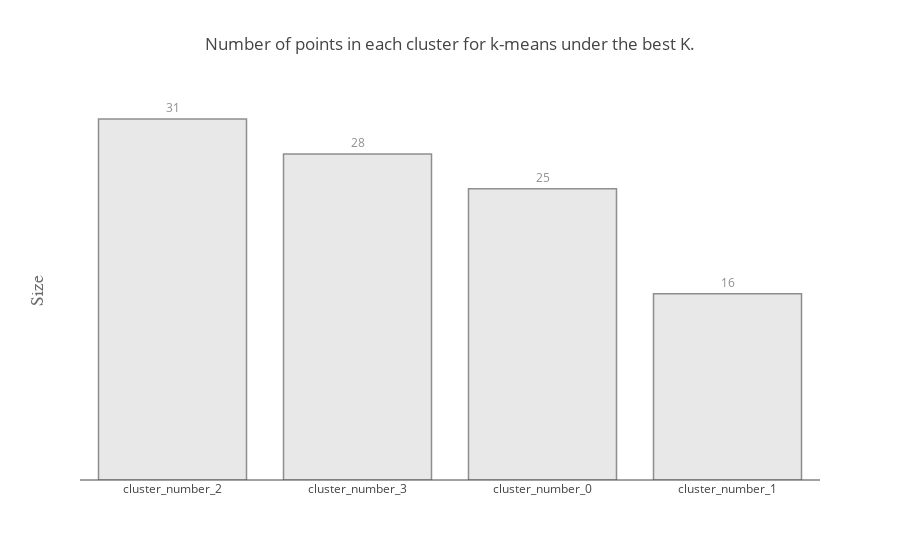

The notebook cell saved with this chart:
### Code cell
cluster=KMeans(n_clusters=4, random_state=1)
pivot_transactions['cluster']=cluster.fit_predict(X_matrix)

series_dict = dict(pivot_transactions.cluster.value_counts())
xlabels = list(map(str, (list(series_dict.keys()))))
xlabels = ['cluster_number_'+str(x) for x in xlabels]

data = [go.Bar(x=xlabels,y=list(series_dict.values()),text=(list(series_dict.values())),
               textposition='outside',marker=dict(
               color=['rgb(217,217,217)','rgb(217,217,217)','rgb(217,217,217)','rgb(217,217,217)'],line=dict(color='rgb(68,68,68)',
               width=1.5),),opacity=0.6)]

layout = go.Layout(
                title='Number of points in each cluster for k-means under the best K.',
                yaxis=dict(title='Size</b>',ticks='',showticklabels=False,showgrid=False,
                titlefont=dict(family='Arial, sans-serif',size=18,color='rgb(107, 107, 107)',))
                ,xaxis=dict(ticks='',tickangle=0))

#py.iplot(data, filename='basic-bar')

fig = go.Figure(data=data, layout=layout)
py.iplot(fig, filename='text-hover-bar')

### Figure 1 — Plotly figure (JSON) as saved in the notebook; plotly's stock layout.template omitted (floating-point values rounded to 4 significant figures)
{"data": [{"marker": {"color": ["rgb(217,217,217)", "rgb(217,217,217)", "rgb(217,217,217)", "rgb(217,217,217)"], "line": {"color": "rgb(68,68,68)", "width": 1.5}}, "opacity": 0.6, "text": ["31", "28", "25", "16"], "textposition": "outside", "type": "bar", "uid": "0633ef78-7993-4e55-bc7b-0e5cd37f0e08", "x": ["cluster_number_2", "cluster_number_3", "cluster_number_0", "cluster_number_1"], "y": [31, 28, 25, 16]}], "layout": {"title": {"text": "Number of points in each cluster for k-means under the best K."}, "xaxis": {"tickangle": 0, "ticks": ""}, "yaxis": {"showgrid": false, "showticklabels": false, "ticks": "", "title": {"font": {"color": "rgb(107, 107, 107)", "family": "Arial, sans-serif", "size": 18}, "text": "Size</b>"}}}}
